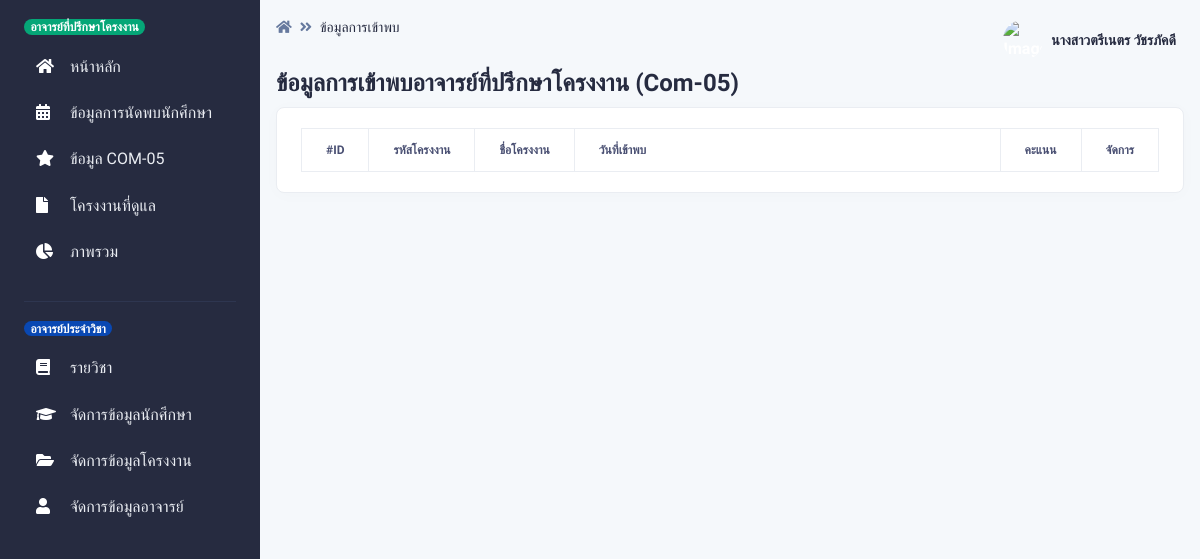
Page /pages/com05/index.php (signed in) on the earlier database version.
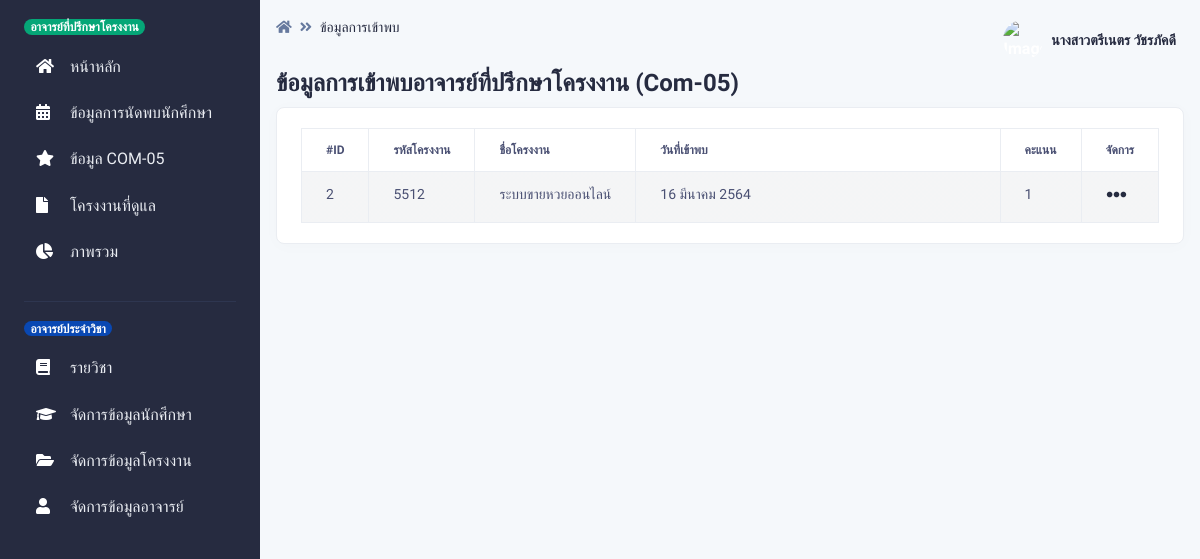
Same page on the later database version.
### tables this page shows
CREATE TABLE `com05` (
  `com05_id` int(255) NOT NULL,
  `appoint_id` int(255) NOT NULL,
  `project_id` int(15) NOT NULL,
  `comment_teacher` varchar(255) NOT NULL,
  `comment_assign` varchar(255) NOT NULL,
  `score` int(11) NOT NULL,
  `meet_check` int(2) NOT NULL,
  `teacher_id` int(15) NOT NULL
);

CREATE TABLE `project` (
  `project_id` int(15) NOT NULL,
  `project_name` varchar(255) NOT NULL,
  `project_type` int(2) NOT NULL,
  `project_status` int(2) NOT NULL DEFAULT 1
);

CREATE TABLE `appoint` (
  `appoint_id` int(255) NOT NULL,
  `project_id` int(15) NOT NULL,
  `appoint_date_start` datetime NOT NULL,
  `appoint_date_end` datetime NOT NULL,
  `apooint_minute` int(3) NOT NULL,
  `appoint_comment` varchar(255) NOT NULL,
  `teacher_id` int(15) NOT NULL,
  `appoint_status` int(2) NOT NULL,
  `recorder` int(15) NOT NULL,
  `appoint_recorder` datetime NOT NULL DEFAULT current_timestamp()
);

### pages/dateth.php (called while the page is built, shortened)
<?php
    function DateThai($strDate)
	{
		$strYear = date("Y",strtotime($strDate))+543;
		$strMonth= date("n",strtotime($strDate));
		$strDay= date("j",strtotime($strDate));
		$strMonthCut = Array("","มกราคม","กุมภาพันธ์","มีนาคม","เมษายน","พฤษภาคม","มิถุนายน","กรกฎาคม","สิงหาคม","กันยายน","ตุลาคม","พฤศจิกายน","ธันวาคม");
		$strMonthThai=$strMonthCut[$strMonth];
		return "$strDay $strMonthThai $strYear";
	}
?>

### pages/com05/index.php (the view, shortened to what the changed rows need)
<?php
if (!$_SESSION["TeacherID"]){
    Header("Location: ../../login_te.php");
}else{?>
<?php include '../../conn.php';?>
<!DOCTYPE html>
<html lang="en">
<head>
    <link type="text/css" href="../../vendor/@fortawesome/fontawesome-free/css/all.min.css" rel="stylesheet">
    <link type="text/css" href="../../vendor/notyf/notyf.min.css" rel="stylesheet">
    <link type="text/css" href="../../css/volt.css" rel="stylesheet">
    <link rel="stylesheet" type="text/css" href="https://cdn.datatables.net/1.10.23/css/dataTables.bootstrap5.min.css">
    <?php include '../dateth.php';?>
</head>
<body>
    <main class="content">
        <div class="py-0">
            <div class="d-flex justify-content-between w-100 flex-wrap">
                <div class="mb-3 mb-lg-0">
                    <h1 class="h4">ข้อมูลการเข้าพบอาจารย์ที่ปรึกษาโครงงาน (Com-05)  </h1>
                </div>
            </div>
        </div>
        <div class="card border-light shadow-sm mb-4">
            <div class="card-body">
                <div class="table-responsive">
                    <table id="example" class="table table-striped table-bordered" width="100%" data-order="[[ 0, &quot;desc&quot; ]]" id="tableId">
                        <col style="width:5%" >
                        <col style="width:7%">
                        <col style="width:7%">
                        <col style="width:71%">
                        <col style="width:5%">
                        <col style="width:5%">
                        <thead>
                        <tr>
                                <th>#ID</th>
                                <th>รหัสโครงงาน</th>
                                <th>ชื่อโครงงาน</th>
                                <th>วันที่เข้าพบ</th>
                                <th>คะแนน</th>
                                <th>จัดการ</th>
                            </tr>
                        </thead>
                        <tbody>
                            <?php
                        $TeacherID =$_SESSION["TeacherID"];
					$sql = "SELECT
                    com05.com05_id,
                    com05.project_id,
                    project.project_name,
                    appoint.appoint_date_start,
                    com05.score,
                    com05.teacher_id,
                    com05.appoint_id
                    FROM
                    com05
                    INNER JOIN appoint ON com05.appoint_id = appoint.appoint_id
                    INNER JOIN project ON com05.project_id = project.project_id AND appoint.project_id = project.project_id
                    WHERE
                    com05.teacher_id = '$TeacherID'";
					$result = $con->query($sql);
					if ($result->num_rows > 0) {
						while($row = $result->fetch_assoc()) {
                            $strDate = $row["appoint_date_start"];
                            echo '<tr>
                                <td>'. $row["com05_id"].'</td>
                                <td>'. $row["project_id"].'</td>
                                <td>'. mb_substr($row["project_name"],0,45,'UTF-8').'</td>
                                <td>'.DateThai($strDate).' </td>
                                <td>'. $row["score"].'</td>';
                                    echo '<td>
                                    <div class="btn-group">
                                        <button
                                            class="btn btn-link text-dark dropdown-toggle dropdown-toggle-split m-0 p-0"
                                            data-toggle="dropdown" aria-haspopup="true" aria-expanded="false">
                                            <span class="icon icon-sm">
                                                <span class="fas fa-ellipsis-h icon-dark"></span>
                                            </span>
                                            <span class="sr-only">Toggle Dropdown</span>
                                        </button>
                                        <div class="dropdown-menu">
                                            <a class="dropdown-item" href="show.php?act=show&ID='. $row["com05_id"].'"><span
                                                    class="fas fa-eye mr-2"></span>ดูรายละเอียด</a>
                                            <a class="dropdown-item" href="com05_edit.php?act=edit&ID=' . $row["com05_id"].'"><span
                                                    class="fas fa-edit mr-2"></span>แก้ไข</a>
                                            <a class="dropdown-item text-danger" href="com05_del.php?ID=' . $row["com05_id"].'"><span
                                                    class="fas fa-trash-alt mr-2"></span>ลบ</a>
                                        </div>
                                    </div>
                                </td>
                            </tr>';
						}
					}
					?>
                        </tbody>
                    </table>
                </div>
            </div>
        </div>
    </main>
</body>
</html>
<?php }?>

Differences in the rows shown:
added com05: com05_id "2", project "5512", project.project_name "ระบบขายหวยออนไลน์", appoint.appoint_date_start "16 มีนาคม 2564", score "1"
